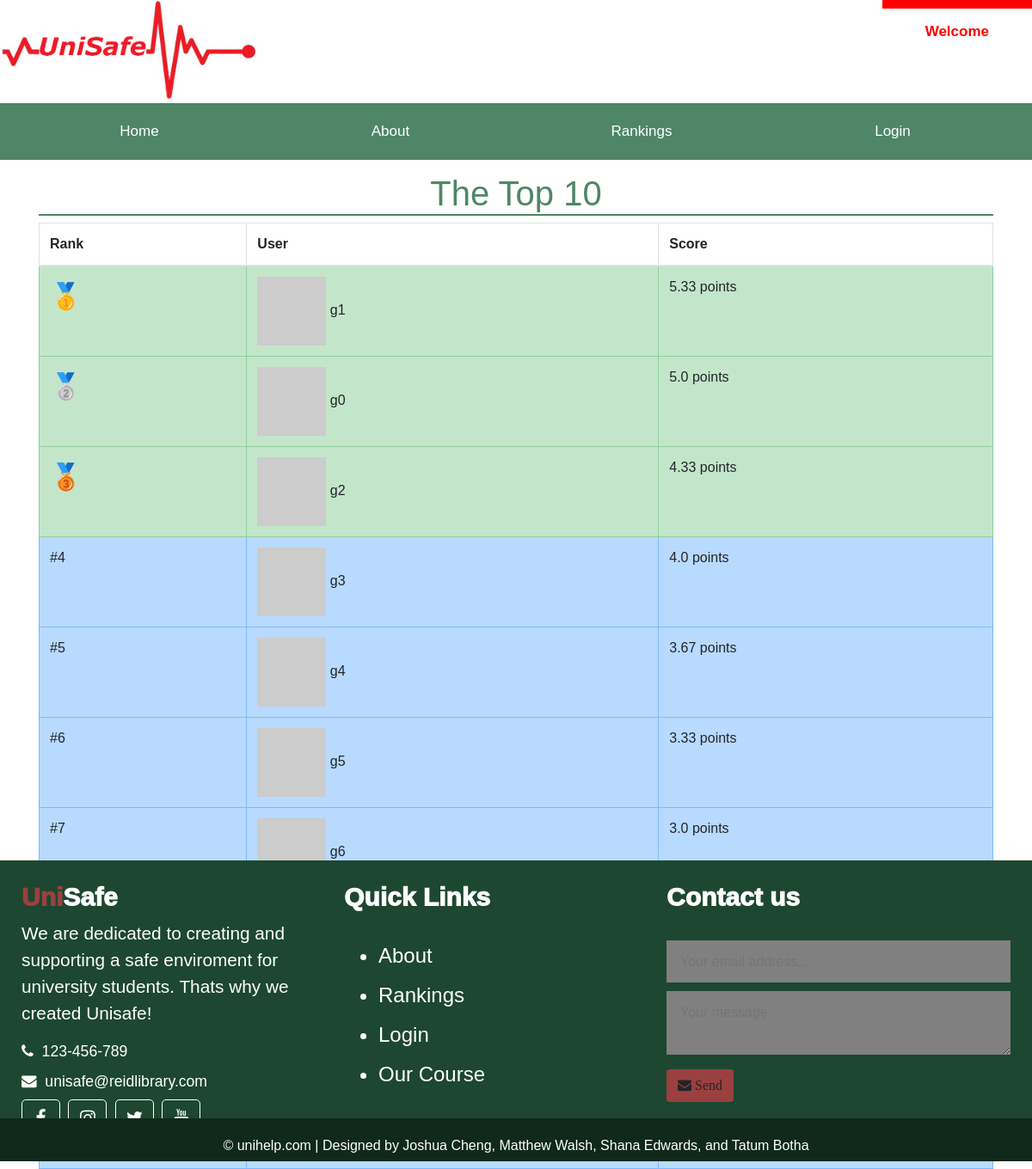
Screenshot of /rankings with the database file from the repository.
### app/models.py (models this page shows, shortened)
class User(UserMixin, db.Model):
    id = db.Column(db.Integer, primary_key=True)
    username = db.Column(db.String(64), index=True, unique=True)
    email = db.Column(db.String(120), index=True, unique=True)
    password_hash = db.Column(db.String(128))
    marks = db.relationship('Marks', backref='user', lazy='dynamic')

class Marks(db.Model):
    id = db.Column(db.Integer, primary_key=True)
    mod1 = db.Column(db.Float)
    mod2 = db.Column(db.Float)
    mod3 = db.Column(db.Float)
    avgMark = db.Column(db.Float)
    user_id = db.Column(db.Integer, db.ForeignKey('user.id'))

### app/routes.py (the view)
@app.route('/rankings')
def rankings():
    t1 = User.query.join(Marks).filter(User.id == Marks.user_id).order_by(Marks.avgMark.desc()).with_entities(User.username, Marks.avgMark, User.email).limit(10).all()
    print(t1)
    img = []
    for i in range(len(t1)):
        digest = md5(t1[i][2].lower().encode('utf-8')).hexdigest()
        img.append('https://www.gravatar.com/avatar/{}?d=identicon&s={}'.format(digest, 40))
    nums = range(1,11)
    return render_template('Rankings.html', ranks = t1, vals = nums, len = len(t1), imgs = img)

### app/templates/Rankings.html
{% extends "base.html"%}
{% block content %}
<div class = 'container-fluid table-div'>
  <div class = 'container' >
  <h1 class='login-text' style='border-bottom:2px solid rgb(78, 134, 103);'>The Top 10</h1>
  <table class = 'table table-bordered table-hover' id = 'table1'>
    <thead>
      <th>Rank</th>
      <th>User</th>
      <th>Score</th>
    </thead>
    <tbody>
    {%for n in range(len)%}
    {%if n==0%}
      <tr class='table-success'>
        <td><span><span class='medal'>&#129351;</span></span></td>
        <td><span><img src='{{imgs[n]}}'>   {{ranks[n][0]}}</span></td>
        <td>{{ranks[n][1]}} points</td>
      </tr>
    {%elif n==1%}
      <tr class='table-success'>
        <td><span><span class='medal'>&#129352;</span></span></td>
        <td><span><img src='{{imgs[n]}}'>   {{ranks[n][0]}}</span></td>
        <td>{{ranks[n][1]}} points</td>
      </tr>
    {%elif n==2%}
      <tr class='table-success'>
        <td><span><span class='medal'>&#129353;</span></span></td>
        <td><span><img src='{{imgs[n]}}'>   {{ranks[n][0]}}</span></td>
        <td>{{ranks[n][1]}} points</td>
      </tr>
    {%else%}
      <tr class='table-primary'>
        <td>#{{vals[n]}}</td>
        <td><span><img src='{{imgs[n]}}'>   {{ranks[n][0]}}</span>   </td>
        <td>{{ranks[n][1]}} points</td>
      </tr>
      {%endif%}
    {%endfor%}
  </tbody>
  </table>
</div>
</div>
</body>
{% endblock %}

### app/templates/base.html (shortened to what this page needs)
<!DOCTYPE html>
<html>
<head>
  <link rel="stylesheet" href="https://maxcdn.bootstrapcdn.com/bootstrap/4.5.2/css/bootstrap.min.css">
  <link rel="stylesheet" href = "https://maxcdn.bootstrapcdn.com/font-awesome/4.7.0/css/font-awesome.min.css">
  <link rel="stylesheet" href="{{ url_for('static', filename='stylesheets/Stylesheet.css') }}">
</head>
<body>
  <div class = 'page-wrapper'>
      <div class = 'backgroundimg'>
        <div class="topnav">
          {% if current_user.is_anonymous %}
            <p class='topleft'><b>Welcome</b></p>
          {% else %}
          <p class='topleft'><b>Logged in as: {{current_user.username}}  <img src="{{current_user.avatar(60)}}"></b></p>
          {% endif %}
        </div>
      </div>
      <img src="/static/images/UniSafeLogo.jpeg" alt="Logo" width="300px">
<div class="navbar" id='nav1'>
  {% if current_user.is_anonymous %}
  <a href="/" class = 'navitem'>Home</a>
  <a href="about" class = 'navitem'>About</a>
  <a href="rankings" class = 'navitem'>Rankings</a>
  <a href="{{ url_for('login') }}" class = 'navitem'>Login</a>
  {% endif %}
</div>
{% block content %}{%endblock%}
<div class = "footer">
  <div class="footer-content">
    <div class="footer-section about">
      <h1 class="logo-text"><span>Uni</span>Safe</h1>
      <p>
        We are dedicated to creating and supporting a safe enviroment for
        university students.
        Thats why we created Unisafe!
      </p>
      <div class="contact">
        <span><i class="fa fa-phone"></i>&nbsp; 123-456-789</span>
        <span><i class="fa fa-envelope"></i>&nbsp; unisafe@reidlibrary.com</span>
      </div>
      <div class="socials">
        <a href = "https://www.facebook.com/tim.french.733/about"></a>
        <a href = "https://www.instagram.com/josh.cheng.22/"></a>
        <a href = "https://twitter.com/CheadleWOTD?ref_src=twsrc%5Egoogle%7Ctwcamp%5Eserp%7Ctwgr%5Eauthor"></a>
        <a href = https://youtu.be/lSeYCuLvkFY?t=32></a>
      </div>
    </div>
    <div class="footer-section links">
    <h2> Quick Links</h2>
    <br>
    <ul>
      <a href = "about">
        <li>About</li>
      </a>
      <a href = "rankings">
        <li>Rankings</li>
      </a>
      <a href = "login">
        <li>Login</li>
      </a>
      <a href = "Modules.html">
        <li>Our Course</li>
      </a>
    </ul>
    </div>
    <div class="footer-section contact-form">
    <h2> Contact us</h2>
    <br>
    <form action="index.html" method="post">
      <input type="email" name="email" class="text-input contact-input" placeholder="Your email address...">
      <br>
      <textarea name="message" class="text-input contact-input" placeholder="Your message..."></textarea>
      <br>
      <button type="submit" class="btn btn-big">
        <i class="fa fa-envelope"></i>
        Send
      </button>
    </form>
    </div>
  </div>
  <div class="footer-bottom">
    &copy; unihelp.com | Designed by Joshua Cheng, Matthew Walsh, Shana Edwards, and Tatum Botha
  </div>
</div>
</body>
</html>

### app/static/stylesheets/Stylesheet.css (style rules this page uses)
html, body { height: 100%; margin: 0; padding: 0; font-family: Arial, Helvetica, sans-serif; }
.page-wrapper { min-height: 100%; }
.footer { background: rgb(29, 71, 48); color:#fff; height: 350px; position: relative; }
.footer .footer-content { height: 350px; display: flex; }
.footer .footer-content .footer-section { flex: 1; padding: 25px; }
.footer .footer-content h1, .footer .footer-content h2 { color: white; font-size: 30px; font-family: Verdana, Geneva, Tahoma, sans-serif; font-weight: 1000; }
.footer .footer-content .about h1 span { color: rgb(155, 64, 64); }
.footer .footer-content .about p { font-size: 1.3em; }
.footer .footer-content .about .contact span { display:block; font-size: 1.1em; margin-bottom: 8px; font-family: Verdana, Geneva, Tahoma, sans-serif; }
.footer .footer-content .about .socials a { border: 1px solid white; width: 45px; height: 41px; color: white; padding-top: 5px; margin-right: 5px; text-align: center; display: inline-block; font-size: 1.3em; border-radius: 5px; transition: all .3s; }
.footer .footer-content .links ul a { display:block; margin-bottom: 10px; color: white; font-size: 1.5em; text-decoration: none; transition: all .3s; }
.footer .footer-content .contact-form .contact-input { background: grey; color: black; margin-bottom: 10px; line-height: 1.5rem; padding: .8rem 1.0rem; float: top; border: none; width: 400px; }
.footer .footer-content .contact-form button { font-size: 1.0em; font-family: 'Lora', serif; background-color: rgb(155, 64, 64); }
.footer .footer-bottom { background:rgb(16, 41, 27); color: white; height: 50px; width: 100%; text-align: center; position: absolute; bottom: 0px; left: 0px; padding-top: 20px; }
.logo-text { color: white; }
.page-wrapper { min-height: 100% }
* { box-sizing: border-box }
.navbar { width: 100%; background-color: rgb(78, 134, 103); overflow: auto; }
.navbar a { float: left; padding: 12px; color: white; text-decoration: none; font-size: 17px; width: 25%; text-align: center; }
.topnav p { float: right; color: red; text-align: center; padding: 14px 50px; text-decoration: none; font-size: 17px; border-top: 10px solid red; }
body { margin: 0; font-family: Arial, Helvetica, sans-serif; }
.login-text { color: rgb(78, 134, 103); text-align: center; }
.table-div { margin-top:15px; position: relative; height: 100vh; width: 100%; display: flex; }
.medal { font-size:30px; }

### rows the page displays
User: username "g1"
Marks: avgMark "5.33"
User: username "g0"
Marks: avgMark "5.0"
User: username "g2"
Marks: avgMark "4.33"
User: username "g3"
Marks: avgMark "4.0"
User: username "g4"
Marks: avgMark "3.67"
User: username "g5"
Marks: avgMark "3.33"
User: username "g6"
Marks: avgMark "3.0"

### other values shown
{{ vals[n] }} "4" "5" "6" "7"
